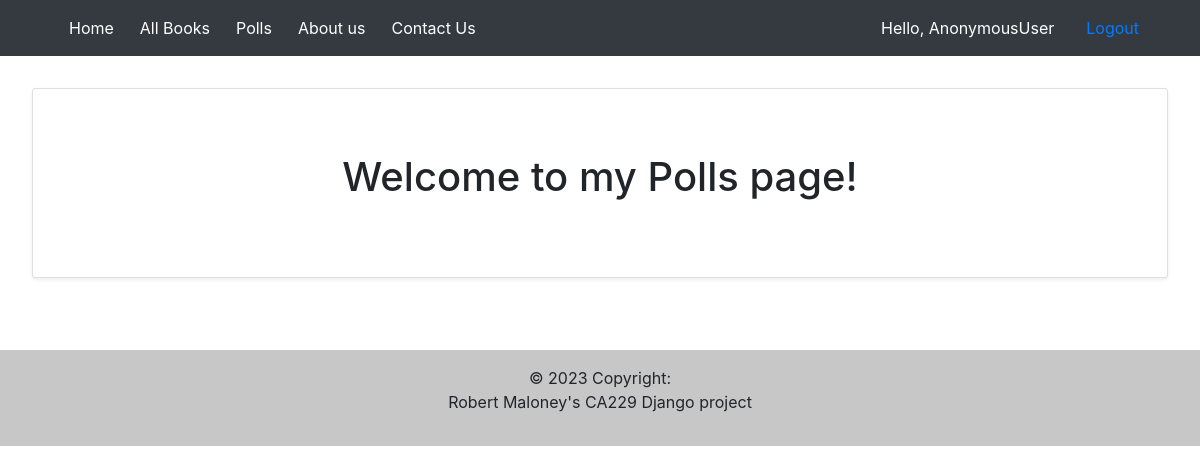
The page /quiz/ on the database as committed earlier.
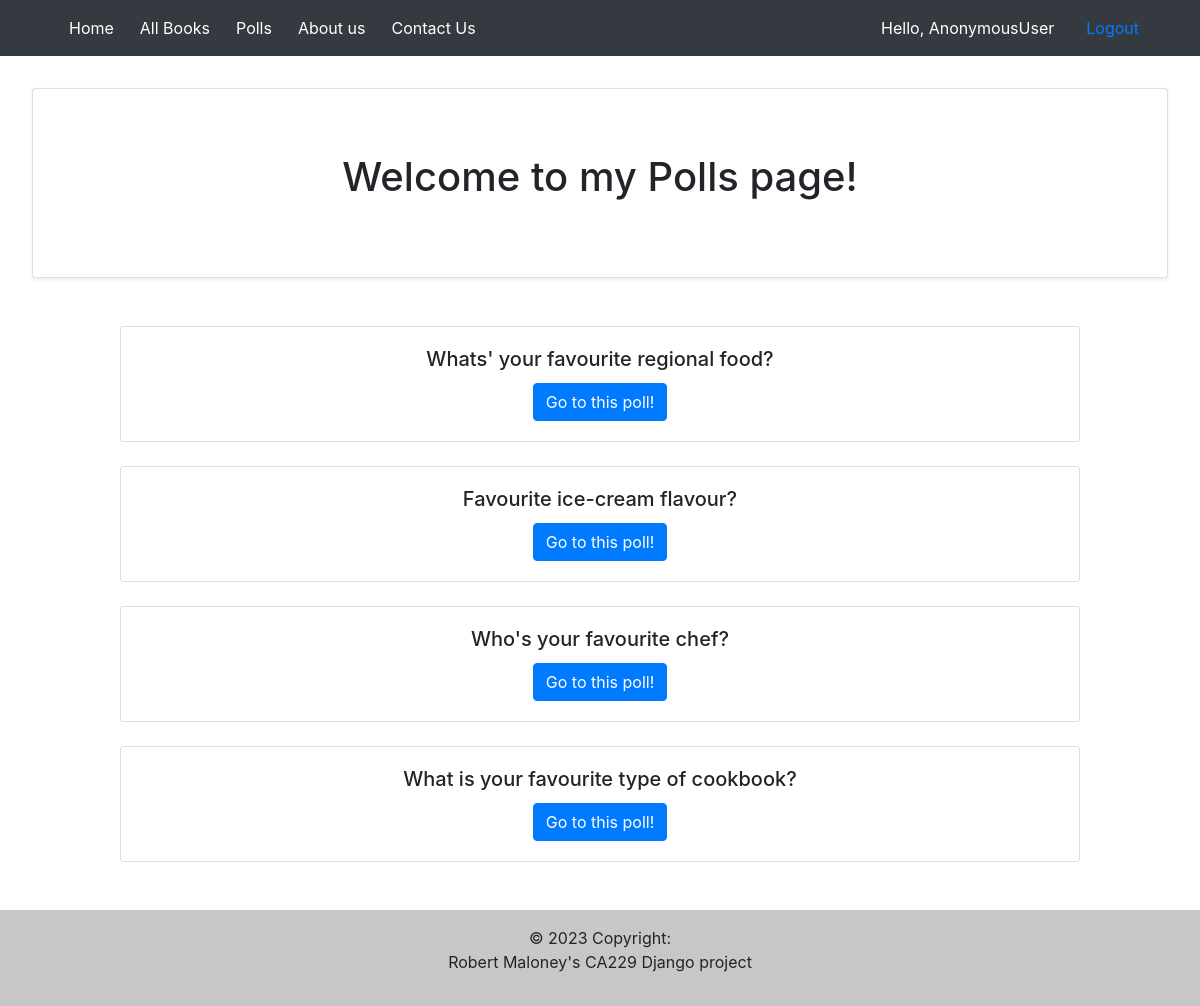
The same page on the database as committed later.
### quiz/models.py (models this page shows, shortened)
class Question(models.Model):
    question_text = models.CharField(max_length=200)
    pub_date = models.DateTimeField('date published')

### quiz/views.py (the view)
# urls.py: path('', views.IndexView.as_view(), name='quiz_index'),
class IndexView(generic.ListView):
    template_name = 'quiz/index.html'
    context_object_name = 'latest_question_list'
    def get_queryset(self):
        return Question.objects.order_by('-pub_date')[:5]

### quiz/templates/quiz/index.html (shortened to what this page needs)
{% extends 'base.html' %}
{% load static %}
{% block content %}
<div class="card shadow-sm p-3 mb-5 bg-white rounded" style="margin: 2rem;">
  <h1 style="text-align: center;" style="margin-top: 20px; margin-bottom: 20px;"><br>Welcome to my Polls page!</h1>
  <br>
</div>
  {% for question in latest_question_list %}
  <div class="card text-center" style="margin-left: 10%; margin-right: 10%;">
    <div class="card-body">
      <h5 class="card-title">{{question.question_text}}</h5>
      <a href="/quiz/{{ question.id }}/" class="btn btn-primary">Go to this poll!</a>
    </div>
  </div>
  <br>
  {% endfor %}
        {% endblock %}

Rows that differ between the two databases and show on the page:
added Question: question_text "Whats' your favourite regional food?"
added Question: question_text "Favourite ice-cream flavour?"
added Question: question_text "Who's your favourite chef?"
added Question: question_text "What is your favourite type of cookbook?"
